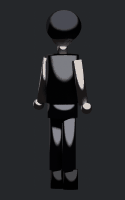
#> input picture factory/out/character.png, 125 x 200 px
$ python pixelize.py --src out/character.png
#> lines starting #> are read from the running program, lines starting #| are printed output that depends on the picture
"""Downscale a Blender render to ~200px height and quantize to 48 colors."""

from __future__ import annotations

import argparse
from pathlib import Path

from PIL import Image


TARGET_HEIGHT = 200
PALETTE_COLORS = 48
FILL_RATIO = 0.9


def content_bbox(image: Image.Image, threshold: int = 12) -> tuple[int, int, int, int]:
    bg = image.getpixel((0, 0))
    width, height = image.size
    pixels = image.load()
    min_x, min_y, max_x, max_y = width, height, -1, -1
    for y in range(height):
        for x in range(width):
            pixel = pixels[x, y]
            if abs(pixel[0] - bg[0]) + abs(pixel[1] - bg[1]) + abs(pixel[2] - bg[2]) > threshold:
                min_x = min(min_x, x)
                min_y = min(min_y, y)
                max_x = max(max_x, x)
                max_y = max(max_y, y)
    if max_x < 0:
        return (0, 0, width, height)
    return (min_x, min_y, max_x + 1, max_y + 1)


def center_character(image: Image.Image) -> Image.Image:
    bg = image.getpixel((0, 0))
    left, top, right, bottom = content_bbox(image)
    cropped = image.crop((left, top, right, bottom))
    target_h = max(1, round(TARGET_HEIGHT * FILL_RATIO))
    scale = target_h / cropped.height
    size = (max(1, round(cropped.width * scale)), target_h)
    sprite = cropped.resize(size, Image.Resampling.BOX)
    canvas_w = max(sprite.width + 8, round(TARGET_HEIGHT * image.width / image.height))
    canvas = Image.new("RGB", (canvas_w, TARGET_HEIGHT), bg)
    x = (canvas.width - sprite.width) // 2
    y = (canvas.height - sprite.height) // 2
    canvas.paste(sprite, (x, y))
    return canvas


def pixelize(src: Path, dst: Path) -> None:
    image = Image.open(src).convert("RGB")
    pixel = center_character(image)
    quantized = pixel.quantize(colors=PALETTE_COLORS, method=Image.Quantize.MEDIANCUT, dither=Image.Dither.NONE)
    dst.parent.mkdir(parents=True, exist_ok=True)
    quantized.convert("RGB").save(dst)
    print(f"wrote {dst} {pixel.size[0]}x{pixel.size[1]} {PALETTE_COLORS} colors")


def main() -> None:
    parser = argparse.ArgumentParser()
    parser.add_argument("--src", default="factory/out/render.png")
    parser.add_argument("--dst", default="factory/out/character.png")
    args = parser.parse_args()
    pixelize(Path(args.src), Path(args.dst))
#> in pixelize, image is the input picture: PIL image 125x200 RGB; mean R, G, B 39.6, 40.9, 43.8
#> in center_character, `bg = image.getpixel((0, 0))`: bg = (37, 39, 42)
#> in center_character, `left, top, right, bottom = content_bbox(image)`: left = 33; top = 10; right = 92; bottom = 190
#> in center_character, `cropped = image.crop((left, top, right, bottom))`:
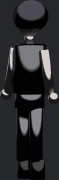
#> cropped: PIL image 59x180 RGB; mean R, G, B 43, 43.5, 46.2
#> in center_character, `canvas = Image.new("RGB", (canvas_w, TARGET_HEIGHT), bg)`:
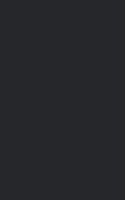
#> canvas: PIL image 125x200 RGB; mean R, G, B 37, 39, 42
#| wrote factory/out/character.png 125x200 48 colors


if __name__ == "__main__":
    main()
